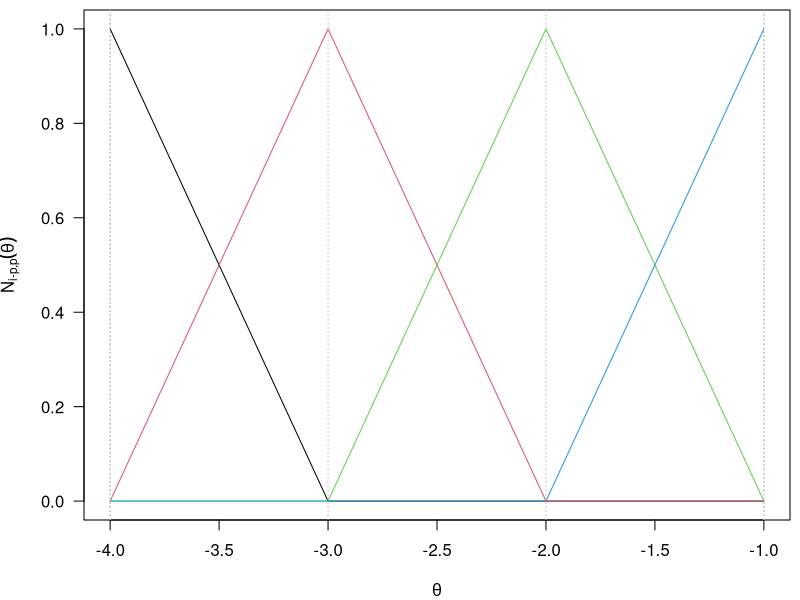
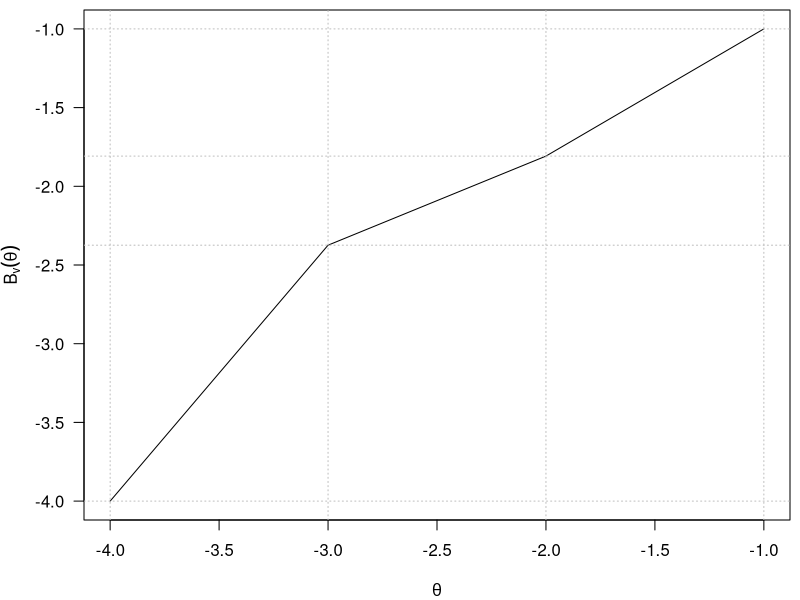

Source code (R) for these figures, in order:
library(splines)
a <- -4
b <- -1

p <- 1 # B-spline degree
k <- 2   # number of internal knots

t <- tail(head(seq(a, b, length=k+2), -1), -1) # uniformly distributed internal knots
stopifnot(length(t) == k)
stopifnot(diff(t) > 0)
knots <- c(rep(a,p+1), t, rep(b,p+1))
stopifnot(length(knots) == 2*p+2+k)            # m+1 == 2*p+2+k
stopifnot(knots[p+1] == a, knots[p+k+2] == b)

x <- seq(a, b, length=1001)
y <- splineDesign(knots, x, ord=p+1)

# there are (n == k+p+1) basis functions

# pdf(sprintf("~/Publications/Books/Habilitacja/figures/bspline_basis_%d_%d.pdf", p, k), height=4, width=4)
par(mar=c(4, 4.2, 0.5, 0.5))
matplot(x, y, type='l', lty=1, xlab=expression(theta), ylab=expression(N["i-p,p"](theta)), las=1)
abline(v=knots, lty=3, col="gray")
# dev.off()

rowSums(y)

n <- k+p+1
stopifnot(ncol(y) == n)

# T <- function(i, t) {
#    if (i < 1) a
#    else if (i > length(t)) b
#    else t[i]
# }
#
# N <- function(i, j, theta, t) {
#    if (j == 0) {
#       as.numeric(theta >= T(i-1, t) && theta <= T(i, t))
#    }
#    else {
#       x1 <- if ((T(i+j-1,t)-T(i-1,t)) == 0) 0 else (theta-T(i-1, t))*N(i,j-1,theta,t)/(T(i+j-1,t)-T(i-1,t))
#       x2 <- if ((T(i+j,t)-T(i,t)) == 0) 0 else (T(i+j,t)-theta)*N(i+1,j-1,theta,t)/(T(i+j,t)-T(i,t))
#       x1+x2
#    }
# }
#
# y2 <- matrix(NA_real_, nrow=length(x), ncol=n)
# for (xi in seq_along(x))
#    for (i in 1:n)
#       y2[xi,i] <- N(i-p, p, x[xi], t)
# matplot(x, y2, type='l', lty=1)
# abline(v=knots, lty=3, col="gray")
#
# print(max(abs(y-y2)))

# pdf(sprintf("~/Publications/Books/Habilitacja/figures/bspline_example_%d_%d.pdf", p, k), height=4, width=4)
par(mar=c(4, 4.2, 0.5, 0.5))
w <- sort(c(a, (runif(n-2, a, b)), b))
# w <- c(0, 0.1, 0.15, 0.2, 0.95, 1)
# w <- c(0, 0.25, 0.8, 1)
stopifnot(length(w) == n)
fun <- as.numeric(t(w) %*% t(y))
plot(x, fun, type='l', xlab=expression(theta), ylab=expression(B[v](theta)), las=1)

abline(h=w, lty=3, col="gray")
abline(v=c(a, t, b), lty=3, col="gray")
# points(c(a, t, b), w)
# dev.off()



# # 2D
# w <- matrix(byrow=TRUE, nrow=2, c(
#    sort(c(a, (runif(n-2, a, b)), b)),
#    sort(c(a, (runif(n-2, a, b)), b))
# ))
#
# f <- interpSpline(w[1,], w[2,], bSpline=TRUE)
# unclass(f)
# par(mfrow=c(2,1))
# plot(f)
# points(w[1,], w[2,])
# plot(backSpline(f))
# f(5)
